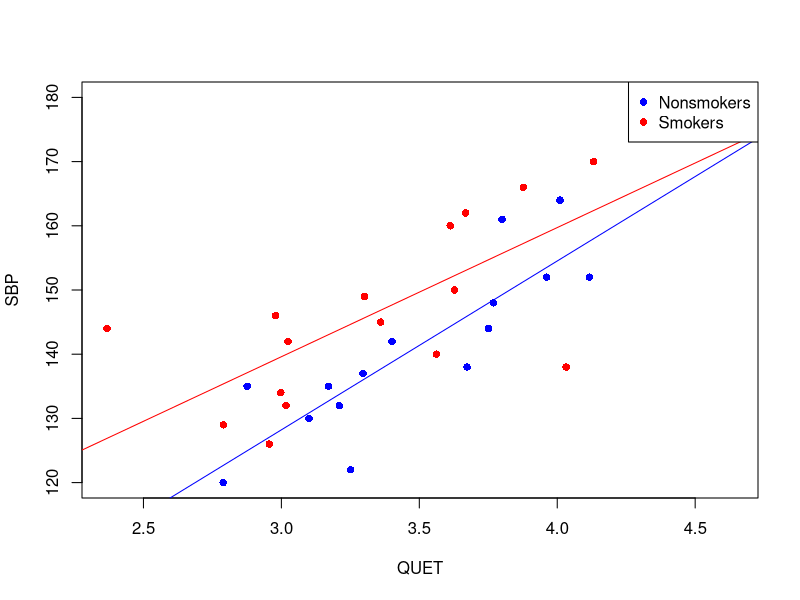

The R source for this figure:
data_1 <- read.csv("smk.csv")
data_1
model <- lm(SBP ~ QUET * as.factor(SMK), data = data_1)
summary(model)

# Plot the data points
plot(data_1$QUET, data_1$SBP, col = ifelse(data_1$SMK == 1, "red", "blue"), pch = 16, xlab = "QUET", ylab = "SBP")

# Add regression lines
abline(model$coefficients[1], model$coefficients[2], col = "blue", lty = 1)  # Nonsmokers
abline(model$coefficients[1] + model$coefficients[3], model$coefficients[2] + model$coefficients[4], col = "red", lty = 1)  # Smokers

# Add legend
legend("topright", legend = c("Nonsmokers", "Smokers"), col = c("blue", "red"), pch = 16)

#Now with the summary of the model and the graphical representation we have enough proof that the slope 
#of Non-smokers is greater than that of Smokers hence we can reject the null Hypothesis which is H0: The slope are
#the same for the populations of smokers and non-smokers being sampled. We fail to reject H1: Non smokers have a larger
#slope. As The slope of non smokers is 26.303 and smokers is 26.303 - 6.185 = 20.118.
